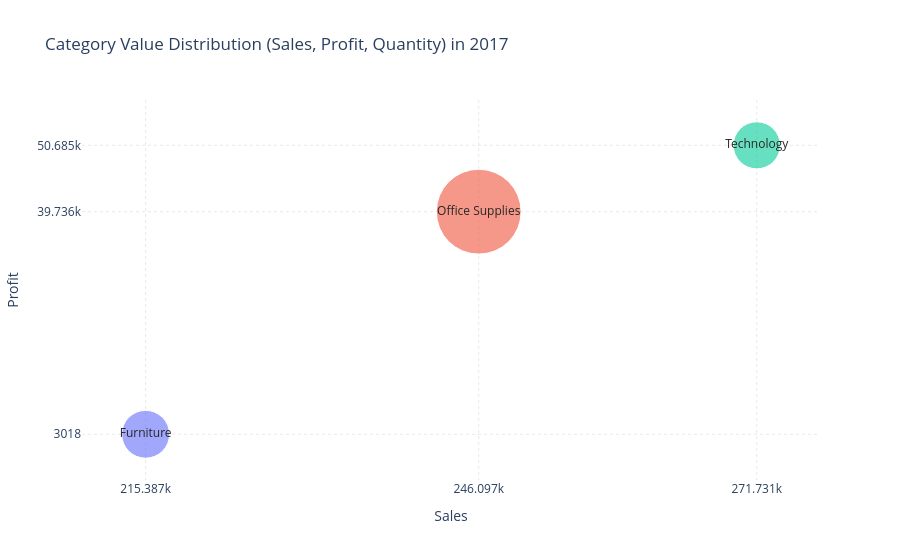

Notebook code for this chart:
### Code cell
# Filter for year 2017
df_2017 = df[df["Year"] == 2017]

# Group by Category
grouped = (
    df_2017.groupby("Category", as_index=False)
    .agg({
        "Sales": "sum",
        "Profit": "sum",
        "Quantity": "sum"
    })
)

# Bubble chart
fig = px.scatter(
    grouped,
    x="Sales",
    y="Profit",
    size="Quantity",
    color="Category",
    hover_name="Category",
    text="Category",  # ✅ show category labels on bubbles
    size_max=60,
    title="Category Value Distribution (Sales, Profit, Quantity) in 2017",
    labels={
        "Sales": "Total Sales",
        "Profit": "Total Profit",
        "Quantity": "Total Quantity"
    }
)

# Make text appear centered on bubbles
fig.update_traces(
    textposition="middle center",
    textfont=dict(size=12, color="black"),
    opacity=0.85
)

# ✅ Only show gridlines where the bubbles exist
sales_ticks = sorted(grouped["Sales"].round(0).unique())
profit_ticks = sorted(grouped["Profit"].round(0).unique())

fig.update_layout(
    showlegend=False,
    xaxis=dict(
        title="Sales",
        showgrid=True,
        tickvals=sales_ticks,  # ✅ gridlines at bubble X positions
        gridcolor="lightgrey",
        gridwidth=0.5,
        griddash="dot"
    ),
    yaxis=dict(
        title="Profit",
        showgrid=True,
        tickvals=profit_ticks,  # ✅ gridlines at bubble Y positions
        gridcolor="lightgrey",
        gridwidth=0.5,
        griddash="dot"
    ),
    plot_bgcolor="white"
)

fig.show()

### Figure 1 — Plotly figure (JSON) as saved in the notebook; plotly's stock layout.template omitted (floating-point values rounded to 4 significant figures)
{"data": [{"hovertemplate": "<b>%{hovertext}</b><br><br>Category=%{text}<br>Total Sales=%{x}<br>Total Profit=%{y}<br>Total Quantity=%{marker.size}<extra></extra>", "hovertext": ["Furniture"], "legendgroup": "Furniture", "marker": {"color": "#636efa", "size": [2437], "sizemode": "area", "sizeref": 2.132, "symbol": "circle"}, "mode": "markers+text", "name": "Furniture", "orientation": "v", "showlegend": true, "text": ["Furniture"], "x": [215400.0], "xaxis": "x", "y": [3018.0], "yaxis": "y", "type": "scatter", "textfont": {"color": "black", "size": 12}, "opacity": 0.85, "textposition": "middle center"}, {"hovertemplate": "<b>%{hovertext}</b><br><br>Category=%{text}<br>Total Sales=%{x}<br>Total Profit=%{y}<br>Total Quantity=%{marker.size}<extra></extra>", "hovertext": ["Office Supplies"], "legendgroup": "Office Supplies", "marker": {"color": "#EF553B", "size": [7676], "sizemode": "area", "sizeref": 2.132, "symbol": "circle"}, "mode": "markers+text", "name": "Office Supplies", "orientation": "v", "showlegend": true, "text": ["Office Supplies"], "x": [246100.0], "xaxis": "x", "y": [39740.0], "yaxis": "y", "type": "scatter", "textfont": {"color": "black", "size": 12}, "opacity": 0.85, "textposition": "middle center"}, {"hovertemplate": "<b>%{hovertext}</b><br><br>Category=%{text}<br>Total Sales=%{x}<br>Total Profit=%{y}<br>Total Quantity=%{marker.size}<extra></extra>", "hovertext": ["Technology"], "legendgroup": "Technology", "marker": {"color": "#00cc96", "size": [2363], "sizemode": "area", "sizeref": 2.132, "symbol": "circle"}, "mode": "markers+text", "name": "Technology", "orientation": "v", "showlegend": true, "text": ["Technology"], "x": [271700.0], "xaxis": "x", "y": [50680.0], "yaxis": "y", "type": "scatter", "textfont": {"color": "black", "size": 12}, "opacity": 0.85, "textposition": "middle center"}], "layout": {"xaxis": {"anchor": "y", "domain": [0.0, 1.0], "title": {"text": "Sales"}, "showgrid": true, "tickvals": [215400.0, 246100.0, 271700.0], "gridcolor": "lightgrey", "gridwidth": 0.5, "griddash": "dot"}, "yaxis": {"anchor": "x", "domain": [0.0, 1.0], "title": {"text": "Profit"}, "showgrid": true, "tickvals": [3018.0, 39740.0, 50680.0], "gridcolor": "lightgrey", "gridwidth": 0.5, "griddash": "dot"}, "legend": {"title": {"text": "Category"}, "tracegroupgap": 0, "itemsizing": "constant"}, "title": {"text": "Category Value Distribution (Sales, Profit, Quantity) in 2017"}, "showlegend": false, "plot_bgcolor": "white"}}
